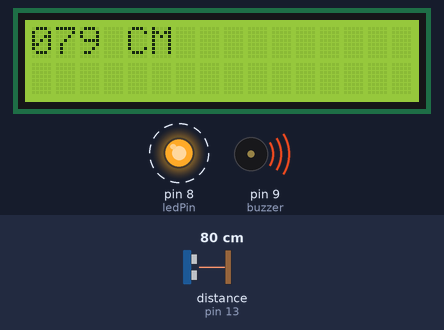
The sketch below on a simulated Arduino Uno, built with avr-gcc and run on an emulated ATmega328P. Shown: 16×2 character LCD, output pins drawn as LEDs (lit = HIGH), buzzer (waves = sounding). Wiring (inferred from the names in the program): ultrasonic range finder: trigger pin 10; echo pin 13. Dashed ring = blinking. The test bench sets the inputs (shaded band); at power-on: distance to the obstacle (sensor on pin 13) 80 cm. The echo pulse lasts 58.3 µs per cm; pins used as bus, display or sensor lines are not drawn.

Above: at 0.57 s.
1.3 s: distance to the obstacle (sensor on pin 13) set to 2 cm
At 2.6 s:
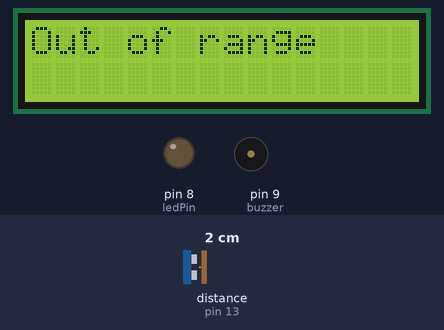
3.2 s: distance to the obstacle (sensor on pin 13) set to 5 cm
At 3.35 s:
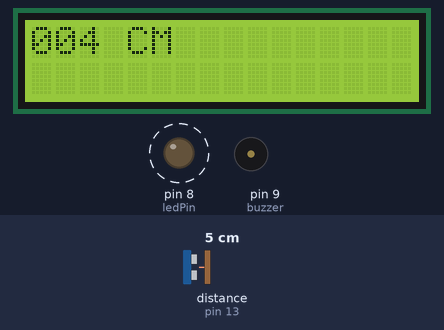
4.7 s: distance to the obstacle (sensor on pin 13) set to 13 cm
At 4.88 s:
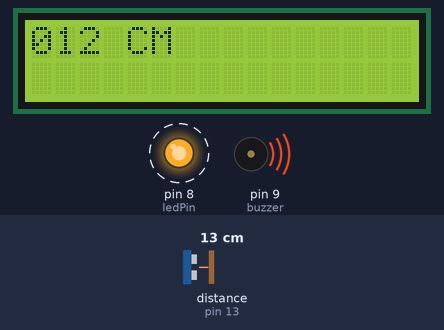
Timing chart, 0 to 13.7 s (numbered marks = the images above; inputs shaded):
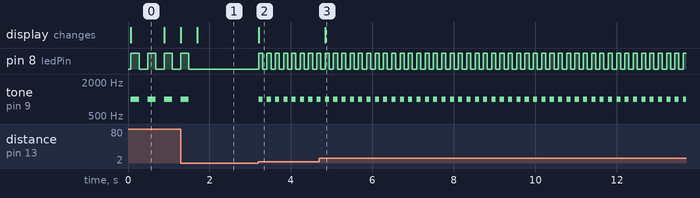

Measured:
- the behaviour switches between 3 and 4 cm on distance to the obstacle (sensor on pin 13) (found by bisection; images 1 and 2)
- after the input at 1.3 s, pin 8 (ledPin): goes on until 1.5 s, then stays LOW; tone on pin 9 (buzzer): goes on until 1.5 s, then stays silent; the display: changes after 0.40 s (image 1)
- after the input at 3.2 s, pin 8 (ledPin): alternates HIGH for 0.10 s and LOW for 0.10 s, starting at once; tone on pin 9 (buzzer): alternates 1000 Hz for 0.10 s and silent for 0.10 s, starting at once; the display: changes at once (image 2)
- after the input at 4.7 s, the display: changes after 0.14 s (image 3)
- by itself, pin 8 (ledPin): alternates HIGH for 0.20 s and LOW for 0.21 s
- by itself, tone on pin 9 (buzzer): alternates 1000 Hz for 0.20 s and silent for 0.21 s
- what the display in image 0 shows lasts 0.8 s, from 0.1 s to 0.9 s

The sketch:

BackupSensorProject.ino
```cpp
//====================== Initialization Declarations ======================

//== Ultrasonic Distance Sensor ==
#define trigPin 10
#define echoPin 13
float duration; //Duration: duration of signal we get back
int distance;
unsigned long interval = 0;

//== LCD ==
#include <LiquidCrystal.h>
const int rs = 12, en = 11, d4 = 5, d5 = 4, d6 = 3, d7 = 2;
LiquidCrystal lcd(rs, en, d4, d5, d6, d7);

//== LED ==
int ledPin = 8;

//==Piezo==
const int buzzer = 9;

//== Other Included Libraries ==
#include <math.h>

//====================== Setup ============================================
void setup(){
  Serial.begin(9600);

  pinMode(ledPin,OUTPUT);
  pinMode(buzzer, OUTPUT);

  lcd.begin(16, 2);
  pinMode(trigPin, OUTPUT);
  pinMode(echoPin,INPUT);
}

// ============= Loop ====================
void loop(){
  digitalWrite(trigPin,LOW);
  delayMicroseconds(2);         //Sent for 2 microseconds. Doesn't matter how long really
  digitalWrite(trigPin,HIGH);
  delayMicroseconds(10);
  digitalWrite(trigPin,LOW);

  duration = pulseIn(echoPin,HIGH);         // Search for the pulse sent out
  distance = int((duration/2)*0.0343);      // Find distnace with speed of sound and this constant.

  if(distance >= 400 || distance <= 2){     // Distance sensor only works for distances between 400cm and 2 cm
    lcd.clear();
    lcd.print("Out of range");
  }
  else{
    lcd.clear();

    if(distance < 10){
      lcd.print("00" + String(distance) + " CM");
    }
    else if (distance >= 10 && distance <= 99){
      lcd.print("0" + String(distance) + " CM");
    }
    else{
      lcd.print(String(distance) + " CM");
    }

    //=================

    if (distance >= 300 && distance < 400){
      interval = 500;
    }
    else if (distance >= 200 && distance < 300){
      interval = 400;
    }
    else if(distance >= 100 && distance < 200){
      interval = 300;
    }
    else if(distance >= 50 && distance < 100){
      interval = 200;
    }
    else if(distance >= 3 && distance  < 50){
      interval = 100;
    }

    digitalWrite(ledPin,HIGH);
    tone(buzzer,1000);
    delay(interval);
    digitalWrite(ledPin,LOW);
    noTone(buzzer);
    delay(interval);
  }
}
```
